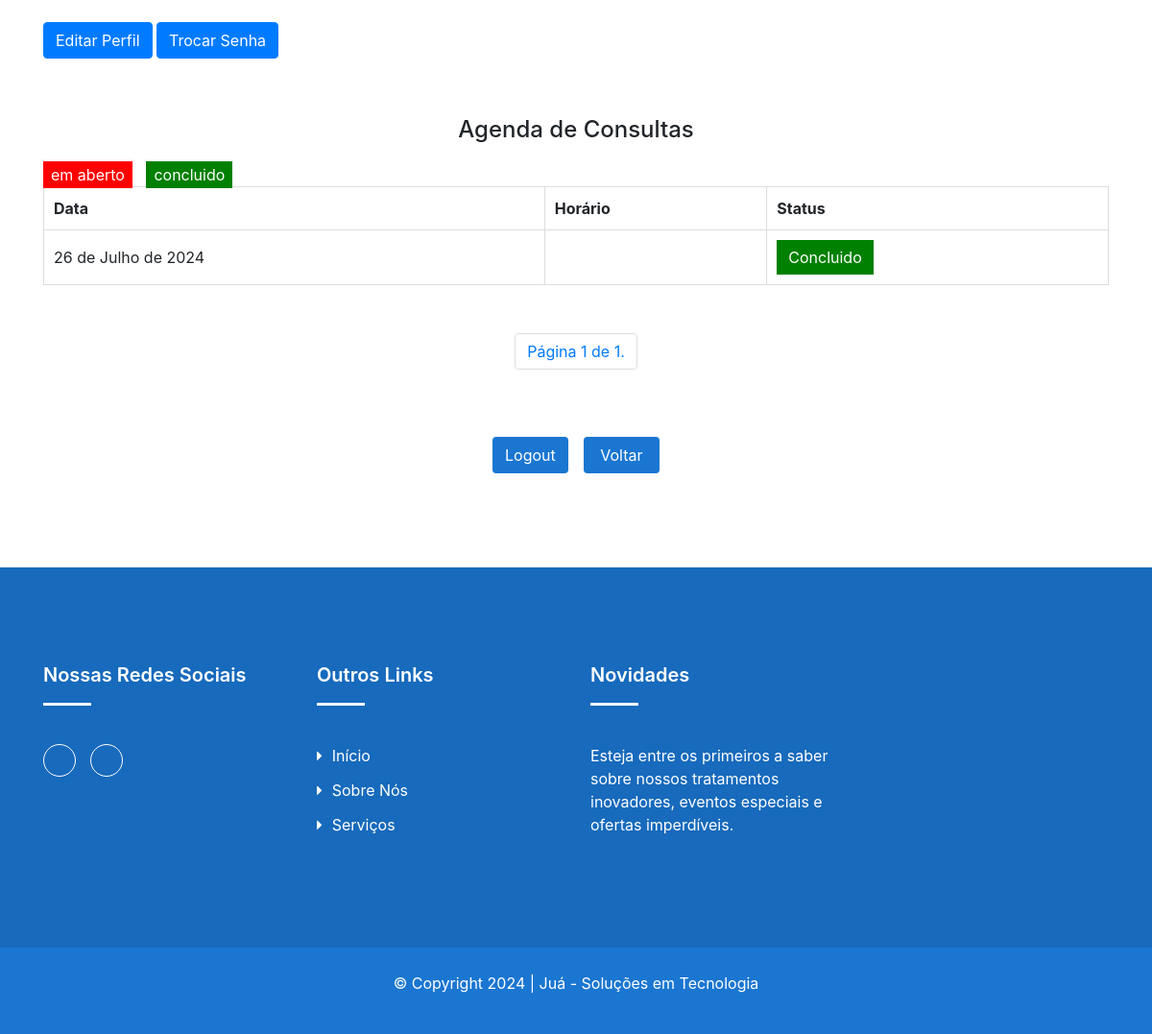
The app's page /clients/professional/profile_prof/ (signed in, lower part), older data.
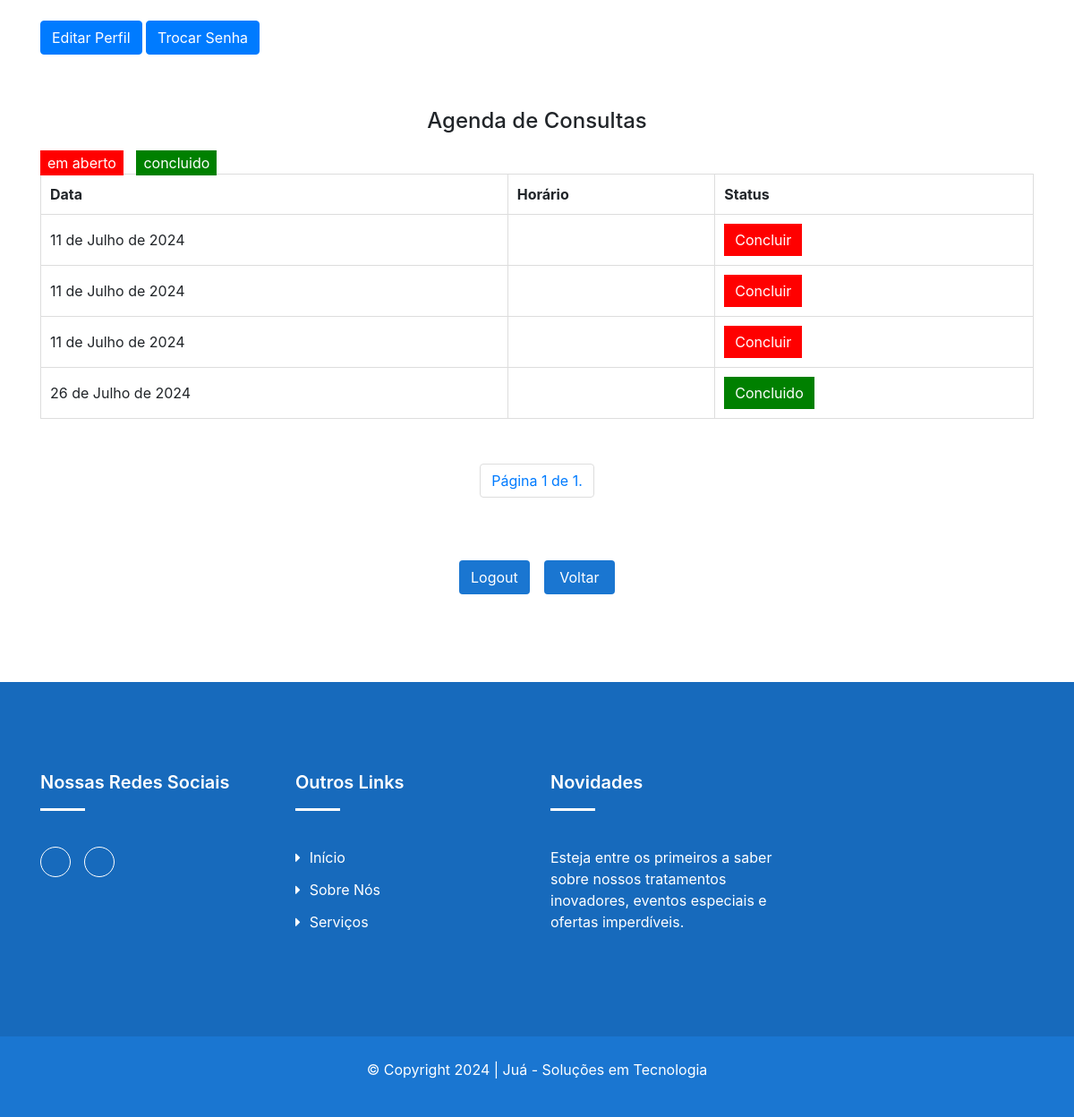
The same page, newer data.
### clients/models.py (models this page shows, shortened)
class Consulta(models.Model):
    profissional = models.ForeignKey(
        Profissional, null=True, on_delete=models.SET_NULL)
    data = models.DateField()
    horario_inicial = models.TimeField(default='08:00:00')
    horario_final = models.TimeField(default='17:00:00')
    status = models.CharField(max_length=20, choices=[(
        'em aberto', 'Em Aberto'), ('concluido', 'Concluído')], default='em aberto')

### clients/decorators.py (the view)
    def wrapper_func(request, *args, **kwargs):
        if request.user.is_authenticated and hasattr(request.user, 'profissional'):
            return view_func(request, *args, **kwargs)
        else:
            if not request.user.is_authenticated:
                return redirect(reverse('login_prof'))
            return redirect(reverse('login_prof'))

### clients/views.py (called while the page is built)
@login_required
@profissional_required
@never_cache
def profile_prof(request):
    profissional = request.user.profissional
    consultas_list = Consulta.objects.filter(profissional=profissional).order_by('data')
    paginator = Paginator(consultas_list, 10)  # 10 profissional por página
    page = request.GET.get('page')
    try:
        consultas = paginator.page(page)
    except PageNotAnInteger:
        consultas = paginator.page(1)
    except EmptyPage:
        consultas = paginator.page(paginator.num_pages)
    return render(request, 'profile_profissional.html', {
        'profissional': profissional,
        'consultas': consultas,
    })

### clients/templates/profile_profissional.html (shortened to what this page needs)
{% load static %}
<!DOCTYPE html>
<html class="no-js" lang="zxx">
  <head>
        <link rel="stylesheet" href="{% static 'css/profile_profissional.css' %}" />
        <link rel="stylesheet" href="//code.jquery.com/ui/1.12.1/themes/base/jquery-ui.css"/>
        <link rel="stylesheet" href="{% static 'css/nice-select.css' %}">
        <link rel="stylesheet" href="{% static 'css/font-awesome.min.css' %}">
        <link rel="stylesheet" href="{% static 'css/icofont.css' %}">
        <link rel="stylesheet" href="{% static 'css/slicknav.min.css' %}">
        <link rel="stylesheet" href="{% static 'css/owl-carousel.css' %}">
        <link rel="stylesheet" href="{% static 'css/datepicker.css' %}">
        <link rel="stylesheet" href="{% static 'css/animate.min.css' %}">
        <link rel="stylesheet" href="{% static 'css/magnific-popup.css' %}">
        <link rel="stylesheet" href="{% static 'css/normalize.css' %}">
        <link rel="stylesheet" href="{% static 'style.css' %}">
        <link rel="stylesheet" href="{% static 'css/responsive.css' %}">
        <link rel="stylesheet" href="{% static 'css/bootstrap.min.css' %}">
    </head>
    <body>
        <div class="container">
            <section class="profissional_info">
                <div class="column">
                    <a href="{% url 'update_professional_profile' %}" class="btn btn-primary">Editar Perfil</a>
                    <a href="{% url 'password_change' %}" class="btn btn-primary">Trocar Senha</a>
                </div>
                <div class="agenda_consultas">
                    <div class="column">
                        <h2>Agenda de Consultas</h2>
                        <div class="marcadores">
                            <span class="legenda-vermelha">em aberto</span>
                            <span class="legenda-verde">concluido</span>
                        </div>
                        <table>
                            <thead>
                                <tr>
                                    <th>Data</th>
                                    <th>Horário</th>
                                    <th>Status</th>
                                </tr>
                            </thead>
                            <tbody>
                                {% for consulta in consultas %}
                                <tr>
                                    <td>{{ consulta.data }}</td>
                                    <td>{{ consulta.horario }}</td>
                                    <td>
                                        <form action="{% url 'marcar_concluido' consulta.id %}" method="post" class="form-concluir" data-consulta-id="{{ consulta.id }}">
                                            <button type="submit" class="btn-concluir {% if consulta.status == 'concluido' %}verde{% else %}vermelho{% endif %}">
                                                {% if consulta.status == 'concluido' %}Concluido{% else %}Concluir{% endif %}
                                            </button>
                                        </form>
                                    </td>
                                </tr>
                                {% endfor %}
                            </tbody>
                        </table>
                        <ul class="pagination justify-content-center">
                            <li class="page-item">
                                <span class="page-link">Página {{ consultas.number }} de {{ consultas.paginator.num_pages }}.</span>
                            </li>
                        </ul>
                    </div>
                </div>
                <div class="buttons-wrap">
                    <a href="{% url 'logout_prof' %}" class="btn btn-logout">Logout</a>
                    <a href="{% url 'login_prof' %}" class="btn btn-voltar">Voltar</a>
                </div>
            </section>
        </div>
        <footer id="footer" class="footer ">
            <div class="footer-top">
                <div class="container">
                    <div class="row">
                        <div class="col-lg-3 col-md-6 col-12">
                            <div class="single-footer">
                                <h2>Nossas redes sociais</h2>
                                <ul class="social">
                                    <li><a href="#"><i class="icofont-instagram"></i></a></li>
                                    <li><a href="#"><i class="icofont-linkedin"></i></a></li>
                                </ul>
                            </div>
                        </div>
                        <div class="col-lg-3 col-md-6 col-12">
                            <div class="single-footer f-link">
                                <h2>Outros links</h2>
                                <div class="row">
                                    <div class="col-lg-6 col-md-6 col-12">
                                        <ul>
                                            <li><a href="#"><i class="fa fa-caret-right" aria-hidden="true"></i>Início</a></li>
                                            <li><a href="#sobre-nos"><i class="fa fa-caret-right" aria-hidden="true"></i>Sobre nós</a></li>
                                            <li><a href="#"><i class="fa fa-caret-right" aria-hidden="true"></i>Serviços</a></li>
                                        </ul>
                                    </div>
                                </div>
                            </div>
                        </div>
                        <div class="col-lg-3 col-md-6 col-12">
                            <div class="single-footer">
                                <h2>Novidades</h2>
                                <p>Esteja entre os primeiros a saber sobre nossos tratamentos inovadores, eventos especiais e ofertas imperdíveis.</p>
                            </div>
                        </div>
                    </div>
                </div>
            </div>
            <div class="copyright">
                <div class="container">
                    <div class="row">
                        <div class="col-lg-12 col-md-12 col-12">
                            <div class="copyright-content">
                                <p>© Copyright 2024  |  Juá - Soluções em Tecnologia </p>
                            </div>
                        </div>
                    </div>
                </div>
            </div>
        </footer>
    </body>
</html>

### clients/static/css/profile_profissional.css (style rules this page uses)
.profissional_info { display: flex; flex-direction: column; align-items: center; }
.profissional_info .column { width: 100%; margin-bottom: 30px; }
.profissional_info h2 { margin-bottom: 20px; font-size: 24px; text-align: center; }
.profissional_info table { width: 100%; border-collapse: collapse; }
.profissional_info table th, .profissional_info table td { padding: 10px; border: 1px solid #ddd; }
.agenda_consultas { width: 100%; margin-top: 30px; }
.agenda_consultas h2 { margin-bottom: 20px; font-size: 24px; text-align: center; }
.agenda_consultas table { width: 100%; border-collapse: collapse; }
.agenda_consultas table th, .agenda_consultas table td { padding: 10px; border: 1px solid #ddd; }
.btn-concluir { border: none; padding: 6px 12px; cursor: pointer; }
.btn-concluir.verde { background-color: green; color: white; }
.btn-concluir.vermelho { background-color: red; color: white; }
.legenda-vermelha { background-color: red; color: white; padding: 4px 8px; margin-right: 10px; }
.legenda-verde { background-color: green; color: white; padding: 4px 8px; }
section h2 { text-align: center; }
.buttons-wrap { display: grid; text-align: center; column-gap: 16px; row-gap: 30px; margin: 40px 15px 30px; grid-template-columns: repeat(2, 1fr); grid-template-rows: 1fr 1fr; grid-template-areas: 'logout voltar'; }
.btn-logout { grid-area: logout; }
.btn-voltar { grid-area: voltar; }

### clients/static/style.css (style rules this page uses)
body { font-family: 'Poppins', sans-serif; font-weight: 400; font-size:14px; color:#888; }
.footer { position:relative; }
.footer .footer-top { padding:100px 0px; position:relative; background:#1A76D1; }
.footer .footer-top:before { position:absolute; content:""; left:0; top:0; height:100%; width:100%; background:#000; opacity:0.1; }
.footer .single-footer .social { margin-top:25px; }
.footer .single-footer .social li { display:inline-block; margin-right:10px; }
.footer .single-footer .social li:last-child { margin-right:0px; }
.footer .single-footer .social li a { height: 34px; width: 34px; line-height: 34px; text-align: center; border: 1px solid #fff; text-align: center; padding: 0; border-radius: 100%; display: block; color:#fff; font-size: 16px; }
.footer .single-footer.f-link li a i { margin-right:10px; }
.footer .single-footer.f-link li { display:block; margin-bottom:12px; }
.footer .single-footer.f-link li:last-child { margin:0; }
.footer .single-footer.f-link li a { display: block; color: #fff; text-transform: capitalize; -webkit-transition: all 0.4s ease; -moz-transition: all 0.4s ease; transition: all 0.4s ease; font-weight: 400; }
.footer .single-footer h2 { color:#fff; font-size:20px; font-weight:600; text-transform:capitalize; margin-bottom:40px; padding-bottom:20px; text-transform:capitalize; position:relative; }
.footer .single-footer h2::before { position: absolute; content: ""; left: 0; bottom: 0px; height: 3px; width: 50px; background: #fff; }
.footer .single-footer p { color:#fff; }
.footer .copyright { background:#1A76D1; padding:25px 0px 25px 0px; text-align:center; }
.footer .copyright .copyright-content p { color:#fff; }

Row changes from the older to the newer data that the page shows:
added Consulta: data "11 de Julho de 2024", status "Concluir"
added Consulta: data "11 de Julho de 2024", status "Concluir"
added Consulta: data "11 de Julho de 2024", status "Concluir"
